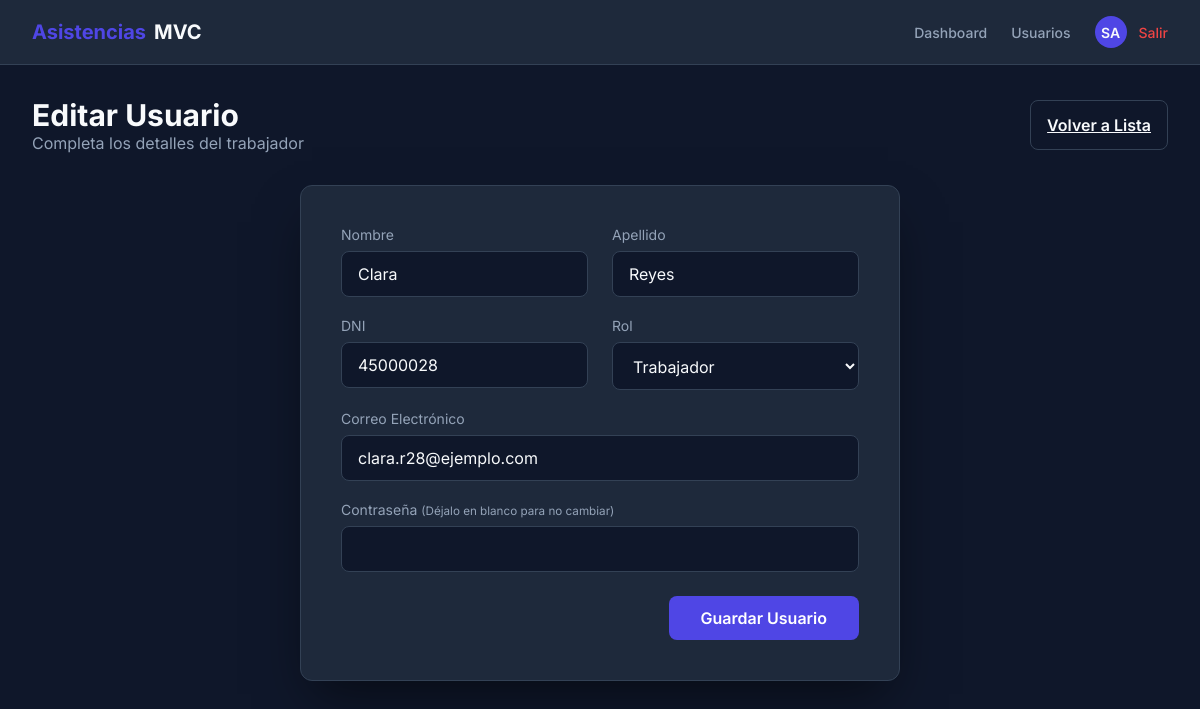
Screenshot of /admin/users/edit/31 (signed in) with the database file from the repository.
### tables this page shows
CREATE TABLE `users` (
  `id` int(11) NOT NULL,
  `role_id` int(11) NOT NULL,
  `dni` varchar(20) NOT NULL,
  `first_name` varchar(100) NOT NULL,
  `last_name` varchar(100) NOT NULL,
  `email` varchar(100) NOT NULL,
  `password` varchar(255) NOT NULL,
  `created_at` timestamp NOT NULL DEFAULT current_timestamp(),
  `updated_at` timestamp NOT NULL DEFAULT current_timestamp() ON UPDATE current_timestamp()
);

### system/bootstrap.php (called while the page is built, shortened)
<?php
spl_autoload_register(function ($class) {
    $prefix = '';
    $base_dir = '';
    if (strpos($class, 'App\\') === 0) {
        $prefix = 'App\\';
        $base_dir = APPPATH;
    } elseif (strpos($class, 'System\\') === 0) {
        $prefix = 'System\\';
        $base_dir = SYSTEMPATH;
    }
    if ($prefix !== '') {
        $len = strlen($prefix);
        $relative_class = substr($class, $len);
        $file = $base_dir . str_replace('\\', '/', $relative_class) . '.php';
    }
});
$router = new \System\Router\Router();
$url = isset($_GET['url']) ? rtrim($_GET['url'], '/') : '/';
$router->dispatch($url);

### app/Controllers/Admin.php (called while the page is built, shortened)
<?php
class Admin extends Controller {
    public function userEdit($id) {
        $model = new User();
        $user = $model->getById($id);
        $this->view('admin/user_form', ['user' => $user]);
    }
}

### public/index.php (called while the page is built, shortened)
<?php
require_once SYSTEMPATH . 'bootstrap.php';

### system/Core/Model.php (called while the page is built, shortened)
<?php
class Model {
    public function __construct() {
        $config = new Database();
        try {
            $dsn = "mysql:host={$config->host};dbname={$config->dbname};charset=utf8mb4";
            $this->db = new PDO($dsn, $config->username, $config->password, [
                PDO::ATTR_ERRMODE => PDO::ERRMODE_EXCEPTION,
                PDO::ATTR_DEFAULT_FETCH_MODE => PDO::FETCH_ASSOC,
                PDO::ATTR_EMULATE_PREPARES => false,
            ]);
        } catch (PDOException $e) {
            die("Database connection failed: " . $e->getMessage());
        }
    }
}

### app/Models/User.php (called while the page is built, shortened)
<?php
class User extends Model {
    public function getById($id) {
        $stmt = $this->db->prepare("SELECT * FROM users WHERE id = ?");
        $stmt->execute([$id]);
        return $stmt->fetch();
    }
}

### app/Views/admin/user_form.php (the view, shortened to what this page needs)
<!DOCTYPE html>
<html lang="es">
<head>
    <link rel="stylesheet" href="<?= BASE_URL ?>public/css/style.css">
</head>
<body>
    <?php include APPPATH . 'Views/partials/navbar.php'; ?>
    <div class="container">
        <div class="page-header">
            <div>
                <h1 class="page-title"><?= $user ? 'Editar Usuario' : 'Nuevo Usuario' ?></h1>
                <p style="color: var(--text-muted);">Completa los detalles del trabajador</p>
            </div>
            <a href="<?= BASE_URL ?>admin/users" class="btn btn-outline" style="width: auto;">Volver a Lista</a>
        </div>
        <div class="card" style="max-width: 600px; margin: 0 auto;">
            <form action="<?= BASE_URL ?>admin/users/<?= $user ? 'update/'.$user['id'] : 'store' ?>" method="POST">
                <div class="grid grid-cols-2">
                    <div class="form-group">
                        <label for="first_name">Nombre</label>
                        <input type="text" id="first_name" name="first_name" class="form-control" required value="<?= $user ? htmlspecialchars($user['first_name']) : '' ?>">
                    </div>
                    <div class="form-group">
                        <label for="last_name">Apellido</label>
                        <input type="text" id="last_name" name="last_name" class="form-control" required value="<?= $user ? htmlspecialchars($user['last_name']) : '' ?>">
                    </div>
                </div>
                <div class="grid grid-cols-2">
                    <div class="form-group">
                        <label for="dni">DNI</label>
                        <input type="text" id="dni" name="dni" class="form-control" required value="<?= $user ? htmlspecialchars($user['dni']) : '' ?>">
                    </div>
                    <div class="form-group">
                        <label for="role_id">Rol</label>
                        <select id="role_id" name="role_id" class="form-control" required>
                            <option value="2" <?= ($user && $user['role_id']==2) ? 'selected' : '' ?>>Trabajador</option>
                        </select>
                    </div>
                </div>
                <div class="form-group">
                    <label for="email">Correo Electrónico</label>
                    <input type="email" id="email" name="email" class="form-control" required value="<?= $user ? htmlspecialchars($user['email']) : '' ?>">
                </div>
                <div class="form-group">
                    <label for="password">Contraseña <?= $user ? '<small style="color:var(--text-muted);">(Déjalo en blanco para no cambiar)</small>' : '' ?></label>
                    <input type="password" id="password" name="password" class="form-control" <?= $user ? '' : 'required' ?>>
                </div>
                <div style="text-align: right; margin-top: 1.5rem;">
                    <button type="submit" class="btn btn-primary" style="width: auto; padding: 0.75rem 2rem;">Guardar Usuario</button>
                </div>
            </form>
        </div>
    </div>
    <?php include APPPATH . 'Views/partials/footer.php'; ?>

### system/Router/Router.php (shortened to what this page needs)
<?php
class Router {
    private $routes = [];
    public function add($route, $params) {
        $this->routes[$route] = $params;
    }
    public function dispatch($url) {
        foreach ($this->routes as $route => $params) {
            $routePattern = preg_replace('/\//', '\\/', $route);
            $routePattern = preg_replace('/\{([a-z]+)\}/', '(?P<\1>[a-z0-9-]+)', $routePattern);
            $routePattern = '/^' . $routePattern . '$/i';
            if (preg_match($routePattern, $url, $matches)) {
                $controller = "App\\Controllers\\" . $params['controller'];
                $method = $params['method'];
                if (class_exists($controller)) {
                    $controller_object = new $controller();
                    if (is_callable([$controller_object, $method])) {
                        $args = [];
                        foreach ($matches as $key => $match) {
                            if (is_string($key)) {
                                $args[$key] = $match;
                            }
                        }
                        call_user_func_array([$controller_object, $method], $args);
                    } else {
                        echo "Method $method not found in controller $controller";
                    }
                } else {
                    echo "Controller class $controller not found";
                }
                break;
            }
        }
    }
}

### public/css/style.css (style rules this page uses)
:root { --primary: #4f46e5; --primary-hover: #4338ca; --bg-dark: #0f172a; --bg-card: #1e293b; --text-main: #f8fafc; --text-muted: #94a3b8; --success: #10b981; --danger: #ef4444; --border: #334155; }
* { margin: 0; padding: 0; box-sizing: border-box; font-family: 'Inter', system-ui, -apple-system, sans-serif; }
body { background-color: var(--bg-dark); color: var(--text-main); display: flex; flex-direction: column; min-height: 100vh; }
.card { background-color: var(--bg-card); border-radius: 12px; padding: 2.5rem; width: 100%; max-width: 400px; box-shadow: 0 25px 50px -12px rgba(0, 0, 0, 0.5); border: 1px solid var(--border); backdrop-filter: blur(10px); animation: fadeIn 0.5s ease-out; }
.form-group { margin-bottom: 1.25rem; }
.form-group label { display: block; margin-bottom: 0.5rem; font-size: 0.875rem; color: var(--text-muted); }
.form-control { width: 100%; padding: 0.75rem 1rem; border-radius: 8px; background-color: var(--bg-dark); border: 1px solid var(--border); color: var(--text-main); font-size: 1rem; transition: all 0.3s ease; }
.btn { display: inline-block; width: 100%; padding: 0.875rem 1rem; border-radius: 8px; font-weight: 600; text-align: center; cursor: pointer; transition: all 0.3s ease; border: none; font-size: 1rem; }
.btn-primary { background-color: var(--primary); color: white; }
.btn-outline { background-color: transparent; border: 1px solid var(--border); color: var(--text-main); }
.container { max-width: 1200px; margin: 0 auto; padding: 2rem; width: 100%; }
.page-header { display: flex; justify-content: space-between; align-items: center; margin-bottom: 2rem; }
.page-title { font-size: 1.875rem; font-weight: 700; }
.grid { display: grid; gap: 1.5rem; }
.grid-cols-2 { grid-template-columns: repeat(2, 1fr); }

### rows the page displays
users: first_name "Clara", last_name "Reyes", dni "45000028", role_id "Trabajador", email "clara.r28@ejemplo.com"
